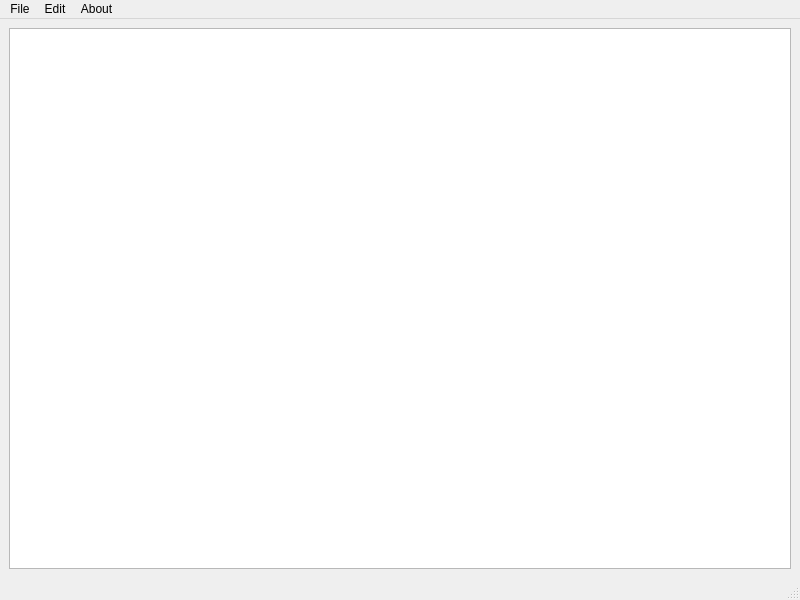
<?xml version="1.0" encoding="UTF-8"?>
<ui version="4.0">
 <class>MainWindow</class>
 <widget class="QMainWindow" name="MainWindow">
  <property name="geometry">
   <rect>
    <x>0</x>
    <y>0</y>
    <width>800</width>
    <height>600</height>
   </rect>
  </property>
  <property name="windowTitle">
   <string>Notepad</string>
  </property>
  <property name="windowIcon">
   <iconset resource="resources.qrc">
    <normaloff>:/new/prefix1/icon.png</normaloff>:/new/prefix1/icon.png</iconset>
  </property>
  <widget class="QWidget" name="centralwidget">
   <layout class="QVBoxLayout" name="verticalLayout">
    <item>
     <widget class="QTextEdit" name="textEdit"/>
    </item>
   </layout>
  </widget>
  <widget class="QMenuBar" name="menubar">
   <property name="geometry">
    <rect>
     <x>0</x>
     <y>0</y>
     <width>800</width>
     <height>27</height>
    </rect>
   </property>
   <widget class="QMenu" name="menuFile">
    <property name="title">
     <string>File</string>
    </property>
    <addaction name="actionOpen"/>
    <addaction name="actionSave"/>
    <addaction name="separator"/>
    <addaction name="actionExit"/>
   </widget>
   <widget class="QMenu" name="menuAbout">
    <property name="title">
     <string>About</string>
    </property>
    <addaction name="actionAbout_notepad"/>
    <addaction name="actionAbout_Qt"/>
   </widget>
   <widget class="QMenu" name="menuEdit">
    <property name="title">
     <string>Edit</string>
    </property>
    <addaction name="actionUndo"/>
    <addaction name="actionRedo"/>
    <addaction name="separator"/>
    <addaction name="actionCut"/>
    <addaction name="actionCopy"/>
    <addaction name="actionPaste"/>
    <addaction name="separator"/>
    <addaction name="actionSelect_all"/>
   </widget>
   <addaction name="menuFile"/>
   <addaction name="menuEdit"/>
   <addaction name="menuAbout"/>
  </widget>
  <widget class="QStatusBar" name="statusbar"/>
  <action name="actionOpen">
   <property name="text">
    <string>Open</string>
   </property>
   <property name="shortcut">
    <string>Ctrl+O</string>
   </property>
  </action>
  <action name="actionSave">
   <property name="text">
    <string>Save</string>
   </property>
   <property name="shortcut">
    <string>Ctrl+S</string>
   </property>
  </action>
  <action name="actionAbout_notepad">
   <property name="text">
    <string>About notepad</string>
   </property>
  </action>
  <action name="actionAbout_Qt">
   <property name="text">
    <string>About Qt</string>
   </property>
  </action>
  <action name="actionExit">
   <property name="text">
    <string>Exit</string>
   </property>
  </action>
  <action name="actionUndo">
   <property name="text">
    <string>Undo</string>
   </property>
   <property name="shortcut">
    <string>Ctrl+Z</string>
   </property>
  </action>
  <action name="actionRedo">
   <property name="text">
    <string>Redo</string>
   </property>
   <property name="shortcut">
    <string>Ctrl+Shift+Z</string>
   </property>
  </action>
  <action name="actionCut">
   <property name="text">
    <string>Cut</string>
   </property>
   <property name="shortcut">
    <string>Ctrl+X</string>
   </property>
  </action>
  <action name="actionCopy">
   <property name="text">
    <string>Copy</string>
   </property>
   <property name="shortcut">
    <string>Ctrl+C</string>
   </property>
  </action>
  <action name="actionPaste">
   <property name="text">
    <string>Paste</string>
   </property>
   <property name="shortcut">
    <string>Ctrl+V</string>
   </property>
  </action>
  <action name="actionSelect_all">
   <property name="text">
    <string>Select all</string>
   </property>
   <property name="shortcut">
    <string>Ctrl+A</string>
   </property>
  </action>
 </widget>
 <resources>
  <include location="resources.qrc"/>
 </resources>
 <connections/>
</ui>
